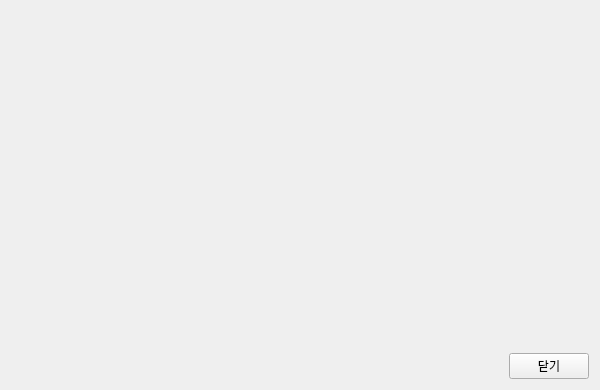
<?xml version="1.0" encoding="UTF-8"?>
<ui version="4.0">
 <class>Form</class>
 <widget class="QWidget" name="Form">
  <property name="geometry">
   <rect>
    <x>0</x>
    <y>0</y>
    <width>600</width>
    <height>384</height>
   </rect>
  </property>
  <property name="windowTitle">
   <string>Form</string>
  </property>
  <layout class="QGridLayout" name="gridLayout">
   <item row="0" column="0" rowspan="2">
    <widget class="QLabel" name="lbIcon">
     <property name="minimumSize">
      <size>
       <width>300</width>
       <height>300</height>
      </size>
     </property>
     <property name="maximumSize">
      <size>
       <width>300</width>
       <height>300</height>
      </size>
     </property>
     <property name="text">
      <string/>
     </property>
    </widget>
   </item>
   <item row="0" column="1" colspan="2">
    <widget class="QLabel" name="lbTitle">
     <property name="minimumSize">
      <size>
       <width>0</width>
       <height>30</height>
      </size>
     </property>
     <property name="maximumSize">
      <size>
       <width>16777215</width>
       <height>30</height>
      </size>
     </property>
     <property name="styleSheet">
      <string notr="true">font-size: 24px; font-weight: bold;</string>
     </property>
    </widget>
   </item>
   <item row="1" column="1" colspan="2">
    <widget class="QLabel" name="lbDesc">
     <property name="styleSheet">
      <string notr="true">font-size: 15px</string>
     </property>
     <property name="alignment">
      <set>Qt::AlignLeading|Qt::AlignLeft|Qt::AlignTop</set>
     </property>
    </widget>
   </item>
   <item row="2" column="0" colspan="3">
    <widget class="QLabel" name="lbNotice">
     <property name="sizePolicy">
      <sizepolicy hsizetype="Preferred" vsizetype="Fixed">
       <horstretch>0</horstretch>
       <verstretch>0</verstretch>
      </sizepolicy>
     </property>
     <property name="minimumSize">
      <size>
       <width>0</width>
       <height>30</height>
      </size>
     </property>
     <property name="alignment">
      <set>Qt::AlignLeading|Qt::AlignLeft|Qt::AlignTop</set>
     </property>
    </widget>
   </item>
   <item row="3" column="0" colspan="2">
    <spacer name="horizontalSpacer">
     <property name="orientation">
      <enum>Qt::Horizontal</enum>
     </property>
     <property name="sizeHint" stdset="0">
      <size>
       <width>493</width>
       <height>20</height>
      </size>
     </property>
    </spacer>
   </item>
   <item row="3" column="2">
    <widget class="QPushButton" name="btnClose">
     <property name="sizePolicy">
      <sizepolicy hsizetype="Fixed" vsizetype="Fixed">
       <horstretch>0</horstretch>
       <verstretch>0</verstretch>
      </sizepolicy>
     </property>
     <property name="text">
      <string>닫기</string>
     </property>
    </widget>
   </item>
  </layout>
 </widget>
 <resources/>
 <connections/>
</ui>
